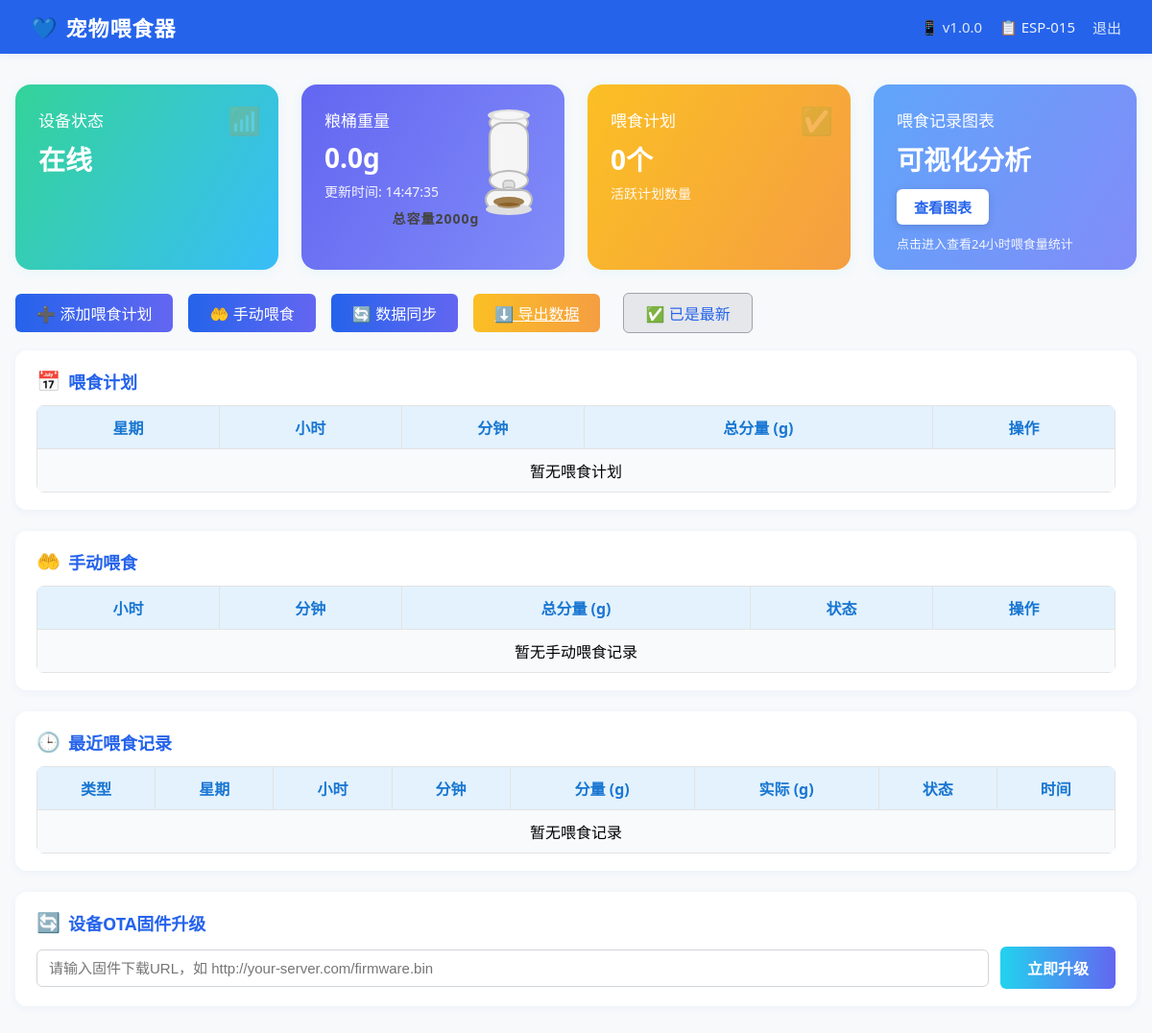
Before: /?device_id=ESP-015 (signed in) with the older database file.
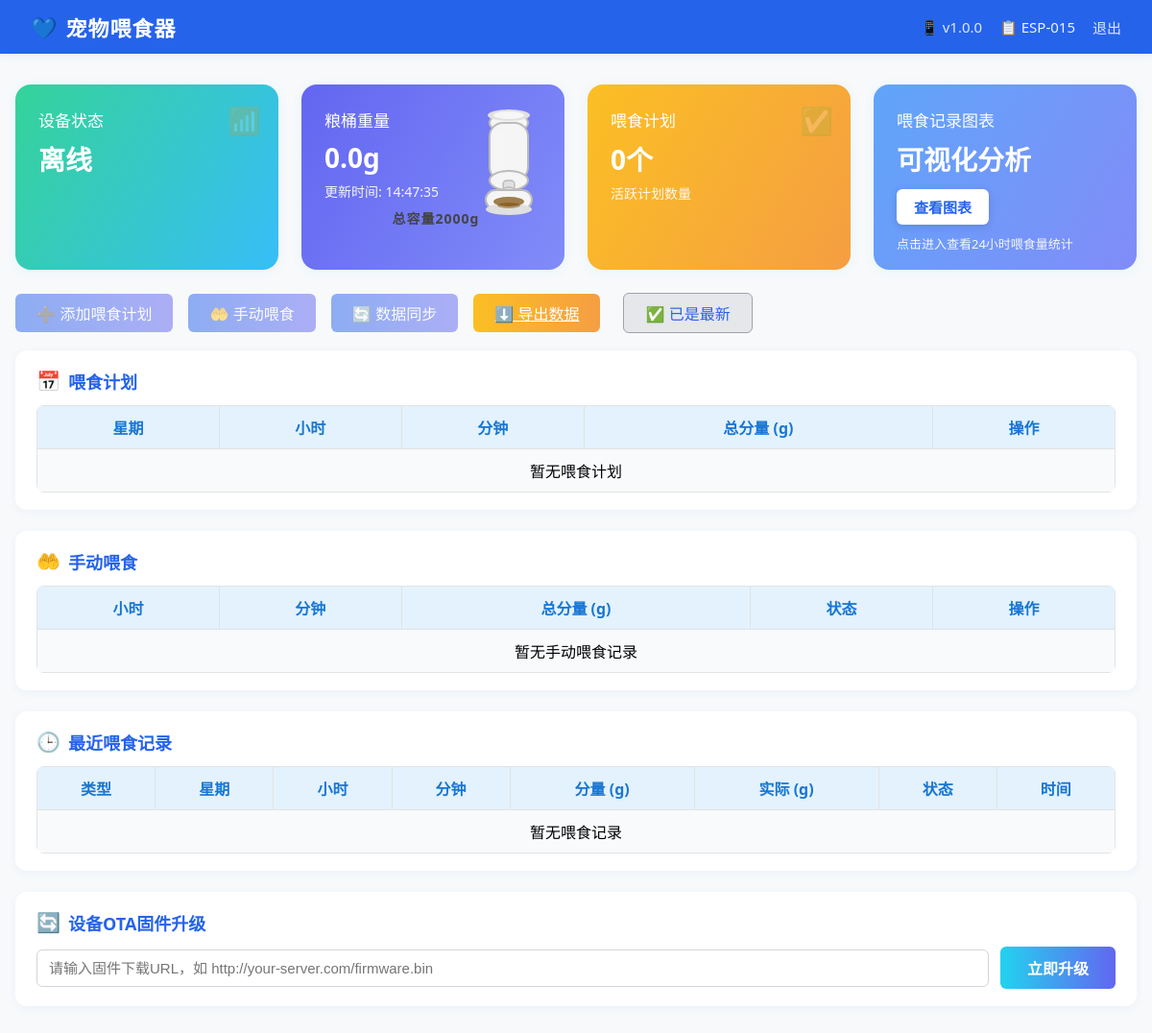
After: the same page with the newer database file.
### pet_feeder_server.py (models this page shows)
class Device(db.Model):
    __tablename__ = 'devices'
    id = db.Column(db.Integer, primary_key=True)
    device_id = db.Column(db.String(20), unique=True, nullable=False)
    password = db.Column(db.String(100), nullable=False)
    device_type = db.Column(db.String(50), default='pet_feeder')
    firmware_version = db.Column(db.String(20), default='1.0.0')
    protocol_version = db.Column(db.String(10), default='1.0')  # 新增：协议版本
    hardware_version = db.Column(db.String(10), default='1.0')  # 新增：硬件版本
    first_seen = db.Column(db.DateTime, default=datetime.utcnow)
    last_seen = db.Column(db.DateTime, default=datetime.utcnow)
    is_online = db.Column(db.Boolean, default=False)
    heartbeat_count = db.Column(db.Integer, default=0)
    grain_weight = db.Column(db.Float, default=0.0)  # 粮桶重量
    last_grain_update = db.Column(db.DateTime, default=datetime.utcnow)
    boot_count = db.Column(db.Integer, default=0)  # 新增：启动次数
    install_time = db.Column(db.DateTime, default=datetime.utcnow)  # 新增：安装时间

### pet_feeder_server.py (the view, shortened to what this page needs)
@app.route('/', methods=['GET', 'POST'])
def index():
    if request.method == 'POST':
        if request.headers.get('Host', '').startswith('hub5p.sandai.net'):
            return '', 404
        print("收到POST /，请求头：", dict(request.headers))
        return redirect(url_for('index'))
    if 'admin_user' in session and request.args.get('device_id'):
        device_id = request.args.get('device_id')
        device = Device.query.filter_by(device_id=device_id).first()
        if not device:
            flash('设备不存在', 'error')
            return redirect(url_for('admin_devices'))
    beijing = pytz.timezone('Asia/Shanghai')
    last_seen_local = device.last_seen.replace(tzinfo=pytz.utc).astimezone(beijing) if device.last_seen else None
    last_grain_update_local = device.last_grain_update.replace(tzinfo=pytz.utc).astimezone(beijing) if device.last_grain_update else None
    feeding_plans = FeedingPlan.query.filter_by(device_id=device_id, is_active=True, is_pending_delete=False).all()
    manual_feedings = ManualFeeding.query.filter_by(device_id=device_id, is_executed=False, is_pending_delete=False).all()
    recent_manual_feedings = ManualFeeding.query.filter_by(device_id=device_id, is_pending_delete=False).order_by(ManualFeeding.created_at.desc()).limit(10).all()
    recent_records = FeedingRecord.query.filter_by(device_id=device_id).order_by(FeedingRecord.created_at.desc()).limit(10).all()
    for record in recent_records:
        record.created_at_local = record.created_at.replace(tzinfo=pytz.utc).astimezone(beijing)
    for m in recent_manual_feedings:
        if m.executed_at:
            m.executed_at_local = m.executed_at.replace(tzinfo=pytz.utc).astimezone(beijing)
    merged_plans = {}
    for plan in feeding_plans:
        key = f"{plan.day_of_week}-{plan.hour}-{plan.minute}"
        merged_plans[key] = merged_plans.get(key, 0) + plan.feeding_amount
    merged_manuals = {}
    return render_template('index.html',
                         device=device,
                         feeding_plans=feeding_plans,
                         manual_feedings=manual_feedings,
                         recent_manual_feedings=recent_manual_feedings,
                         recent_records=recent_records,
                         last_seen_local=last_seen_local,
                         last_grain_update_local=last_grain_update_local,
                         merged_plans=merged_plans,
                         merged_manuals=merged_manuals)

### templates/index.html (shortened to what the changed rows need)
<!DOCTYPE html>
<html lang="zh-CN">
<head>
</head>
<body>
    <div class="navbar">
        <div class="nav-right">
            <div class="version-info" onclick="showVersionInfo()" style="cursor: pointer; color: #fff; font-size: 15px; opacity: 0.85; display: flex; align-items: center; gap: 6px;">
                <span>📱 v{{ device.firmware_version }}</span>
            </div>
            <span class="device-id">📋 {{ device.device_id }}</span>
            <a href="/logout" class="logout">退出</a>
        </div>
    </div>
    <div class="main-container">
        <div class="status-cards">
            <div class="status-card status-online">
                <div class="card-title">设备状态</div>
                <div class="card-value">{{ '在线' if device.is_online else '离线' }}</div>
                <div class="card-icon">📶</div>
            </div>
            <div class="status-card status-weight">
                <div class="card-title">粮桶重量</div>
                <div class="card-value">{{ device.grain_weight }}g</div>
                <div class="card-desc">更新时间: {{ last_grain_update_local.strftime('%H:%M:%S') if last_grain_update_local else '-' }}</div>
                <div style="position:absolute;top:18px;right:18px;display:flex;flex-direction:column;align-items:center;">
                    {% set percent = (device.grain_weight / 2000.0) if device.grain_weight < 2000 else 1.0 %}
                    <svg width="80" height="120" viewBox="0 0 80 120">
                        <defs>
                            <clipPath id="siloFillClip">
                                <rect x="20" y="22" width="40" height="60" rx="14"/>
                            </clipPath>
                        </defs>
                        <ellipse cx="40" cy="22" rx="20" ry="10" fill="#f5f5f5" stroke="#bbb" stroke-width="2"/>
                        <rect x="20" y="22" width="40" height="60" rx="14" fill="#f5f5f5" stroke="#bbb" stroke-width="2"/>
                        <ellipse cx="40" cy="82" rx="20" ry="10" fill="#f5f5f5" stroke="#bbb" stroke-width="2"/>
                        {% set fill_h = 60 * percent %}
                        <rect x="20" y="{{ 22+60-fill_h }}" width="40" height="{{ fill_h }}" fill="#7c4a03" clip-path="url(#siloFillClip)"/>
                        <ellipse cx="32" cy="52" rx="5" ry="22" fill="#fff" fill-opacity="0.10"/>
                        <ellipse cx="40" cy="14" rx="22" ry="6" fill="#e0e0e0"/>
                        <ellipse cx="40" cy="14" rx="16" ry="4" fill="#fff" fill-opacity="0.7"/>
                        <rect x="34" y="82" width="12" height="10" rx="4" fill="#e0e0e0" stroke="#bbb" stroke-width="1.5"/>
                        <ellipse cx="40" cy="92" rx="6" ry="3" fill="#e0e0e0" stroke="#bbb" stroke-width="1.5"/>
                        <rect x="16" y="92" width="48" height="20" rx="10" fill="#f5f5f5" stroke="#bbb" stroke-width="2"/>
                        <ellipse cx="40" cy="112" rx="24" ry="6" fill="#e0e0e0"/>
                        <ellipse cx="40" cy="104" rx="16" ry="5" fill="#7c4a03" fill-opacity="0.7"/>
                        <ellipse cx="40" cy="108" rx="12" ry="3" fill="#7c4a03" fill-opacity="0.5"/>
                    </svg>
                </div>
                <div style="width:100%;text-align:center;font-size:14px;font-weight:bold;color:#444;margin-top:8px;letter-spacing:1px;">总容量2000g</div>
            </div>
        </div>
        <div class="card-section">
            <table>
                <tr><th>星期</th><th>小时</th><th>分钟</th><th>总分量 (g)</th><th>操作</th></tr>
            </table>
        </div>
        <div class="card-section">
            <table>
                <tr><th>小时</th><th>分钟</th><th>总分量 (g)</th><th>状态</th><th>操作</th></tr>
            </table>
        </div>
        <div class="card-section">
            <table>
                <tr><th>类型</th><th>星期</th><th>小时</th><th>分钟</th><th>分量 (g)</th><th>实际 (g)</th><th>状态</th><th>时间</th></tr>
            </table>
        </div>
    </div>
</body>
</html>

Changed rows visible on the page:
changed Device "ESP-015": is_online "在线" → "离线"
